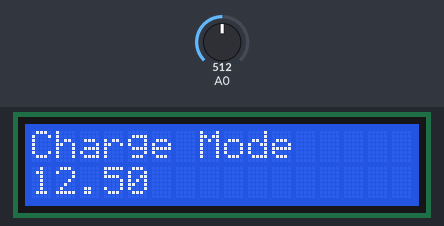
The sketch below on a simulated Arduino Uno, built with avr-gcc and run on an emulated ATmega328P. Shown: 16×2 character LCD. Inputs (shaded band) come from the test bench; at power-on: A0 = 512. What the sketch prints to the serial monitor is not drawn.

Above: at 1.2 s.
1.3 s: A0 set to 716
At 3.5 s:
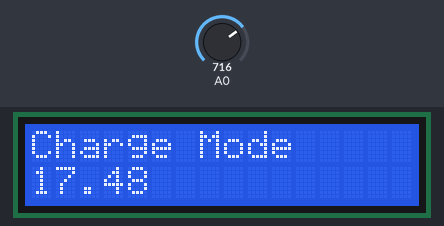
5.2 s: A0 set to 900
At 7.3 s:
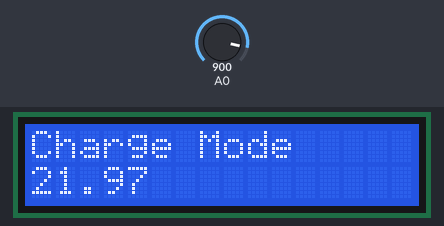
9.1 s: A0 set to 1023
At 13.5 s:
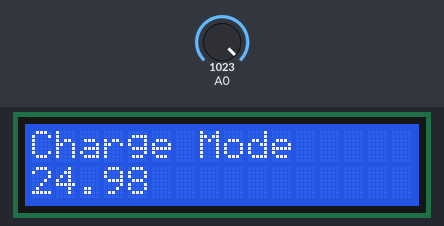
Timing chart, 0 to 15.0 s (numbered marks = the images above; inputs shaded):
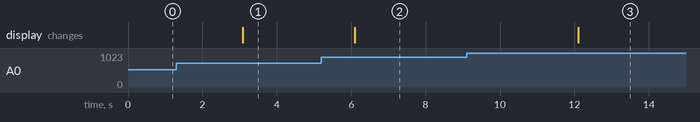

Measured:
- after the input at 1.3 s, the display: changes after 1.8 s (image 1)
- after the input at 5.2 s, the display: changes after 0.90 s (image 2)
- after the input at 9.1 s, the display: changes after 3.0 s (image 3)

The sketch:

CAR_BAT_UNO_CHARGING_FINAL.ino
```cpp
#include <LiquidCrystal_I2C.h>

LiquidCrystal_I2C lcd(0x27, 16, 2);

void setup(){
  Serial.begin(115200);
  Serial.print("Serial connected\n");
  lcd.init();
  Serial.print("LCD connected\n");
  lcd.backlight();
  lcd.setCursor(0,0);
  lcd.print("Charge Mode\n");
}

void loop(){
  float a = analogRead(A0);
  a=a*5.0/1024.0*5;
  Serial.println(a);
  lcd.setCursor(0,1);
  lcd.print(a);

  delay(3000);
}
```
